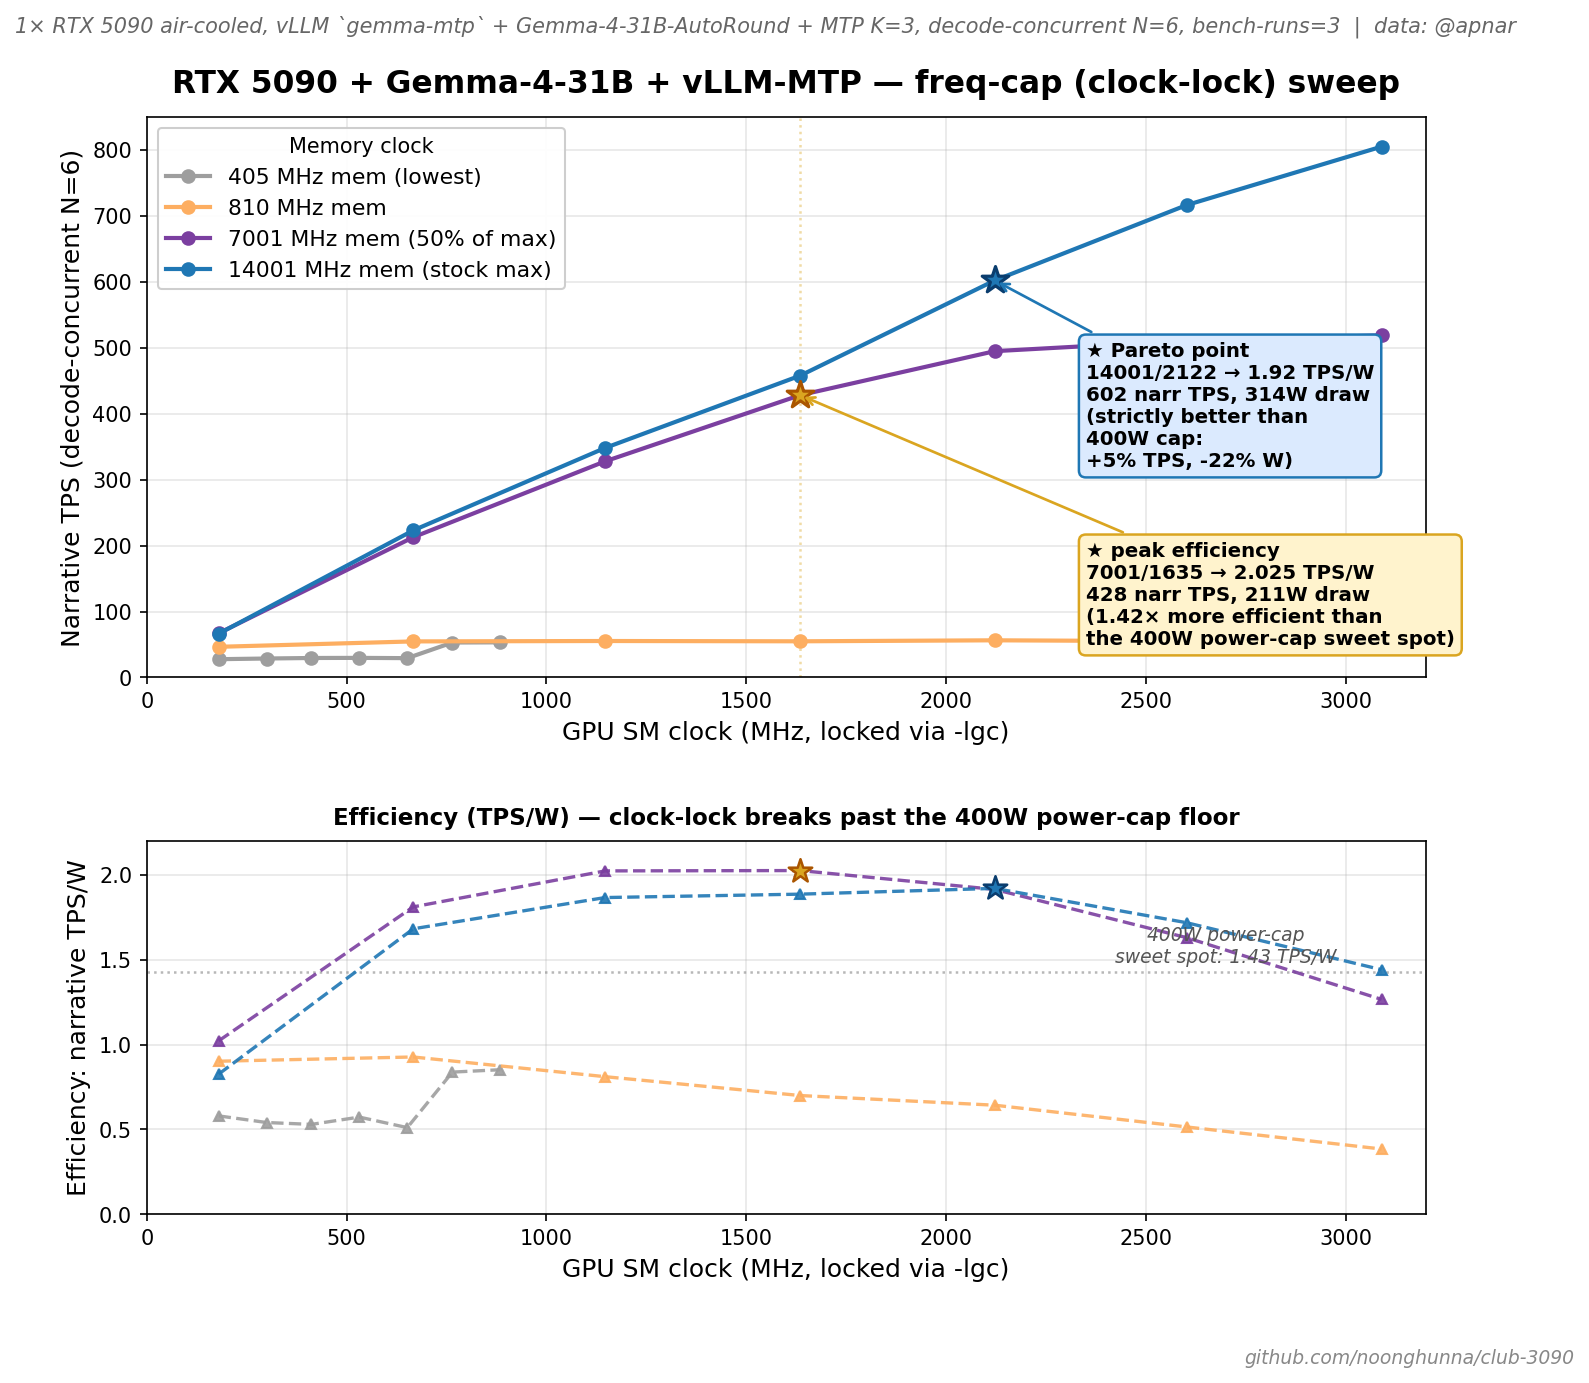

The Python source for this figure:
"""Generate 5090 freq-cap (clock-locking) efficiency chart from @apnar's data.

Source data: 2026-05-07 sweep, 1× RTX 5090 air-cooled.
Engine: vLLM `gemma-mtp` compose + Gemma-4-31B-AutoRound + MTP K=3.
Methodology: instead of setting power caps via `nvidia-smi -pl`, lock GPU
SM clock + memory clock pairs via `nvidia-smi -lgc` and `-lmc`. This is a
workaround for the 5090's 400W power-cap floor (firmware refuses caps below
400W on this card). Clock-locking lets you reach operating points the
power-cap-sweep methodology can't access.

Why this matters:
  Power-cap sweet spot: 400W cap → 571 narr / 701 code TPS, 1.43 TPS/W
  Freq-cap sweet spot:  7001/1635 → 428 narr / 542 code TPS, 211W draw, 2.025 TPS/W
  → 1.42× more efficient at 47% less power, for 25% lower TPS

The clock-lock methodology surfaces a Pareto improvement over the power-cap
methodology on this card: 14001/2122 produces MORE TPS (602 vs 571) at LESS
power (314W vs ~400W), strictly dominating the power-cap sweet spot.

Data source: https://github.com/noonghunna/club-3090/discussions/86#discussioncomment-16845745
"""
import matplotlib.pyplot as plt

# (mem_MHz, gpu_MHz, narr_TPS, code_TPS, actual_W, eff_TPS_per_W)
data = [
    # 405 MHz mem (lowest) — bandwidth-starved at every GPU clock
    (405, 180,  27.65,  34.07,  47.69, 0.580),
    (405, 300,  28.69,  36.79,  53.02, 0.541),
    (405, 412,  29.49,  38.06,  55.59, 0.530),
    (405, 532,  29.65,  37.41,  51.71, 0.573),
    (405, 652,  29.25,  35.19,  57.22, 0.511),
    (405, 765,  52.96,  65.98,  63.18, 0.838),  # large jump — kernel threshold?
    (405, 885,  53.20,  68.08,  62.43, 0.852),

    # 810 MHz mem (low) — bandwidth ceiling clear above 667 GPU MHz
    (810, 180,  46.44,  58.78,  51.46, 0.902),
    (810, 667,  54.64,  65.50,  58.96, 0.927),
    (810, 1147, 55.25,  68.12,  68.09, 0.811),
    (810, 1635, 54.80,  67.99,  78.33, 0.700),
    (810, 2122, 56.30,  66.73,  87.59, 0.643),
    (810, 2602, 54.93,  67.84, 106.68, 0.515),
    (810, 3090, 54.93,  67.55, 142.80, 0.385),

    # 7001 MHz mem (mid) — efficiency knee at GPU 1635
    (7001, 180,   67.01,  82.64,  65.58, 1.022),
    (7001, 667,  212.69, 265.54, 117.47, 1.811),
    (7001, 1147, 327.81, 408.22, 162.04, 2.023),
    (7001, 1635, 428.19, 541.85, 211.47, 2.025),  # ⭐ peak efficiency
    (7001, 2122, 494.95, 605.76, 258.53, 1.914),
    (7001, 2602, 511.01, 626.28, 313.44, 1.630),
    (7001, 3090, 518.82, 657.63, 409.95, 1.266),

    # 14001 MHz mem (max) — TPS scales through tested GPU range
    (14001, 180,   66.32,  82.94,  80.31, 0.826),
    (14001, 667,  223.09, 274.49, 132.66, 1.682),
    (14001, 1147, 348.14, 429.73, 186.53, 1.866),
    (14001, 1635, 457.77, 562.38, 242.71, 1.886),
    (14001, 2122, 602.20, 737.58, 313.63, 1.920),  # ⭐ Pareto point vs 400W cap
    (14001, 2602, 716.51, 878.75, 417.07, 1.718),
    (14001, 3090, 805.21, 965.95, 558.95, 1.441),
]

# Group by mem clock for plotting
mem_tiers = sorted(set(d[0] for d in data))

plt.rcParams.update({
    "font.family": "sans-serif",
    "font.size": 11,
    "axes.titlesize": 15,
    "axes.titleweight": "bold",
    "axes.labelsize": 12,
    "figure.facecolor": "white",
    "axes.facecolor": "white",
})

fig, (ax1, ax2) = plt.subplots(2, 1, figsize=(11, 9.5), dpi=150,
                                gridspec_kw={"height_ratios": [3, 2], "hspace": 0.35})

mem_colors = {
    405:   "#9e9e9e",
    810:   "#fdae61",
    7001:  "#7b3fa0",
    14001: "#1f77b4",
}
mem_labels = {
    405:   "405 MHz mem (lowest)",
    810:   "810 MHz mem",
    7001:  "7001 MHz mem (50% of max)",
    14001: "14001 MHz mem (stock max)",
}

# Top panel: Narrative TPS vs GPU clock, one line per mem tier
for mem in mem_tiers:
    rows = sorted([d for d in data if d[0] == mem], key=lambda d: d[1])
    gpus = [d[1] for d in rows]
    narrs = [d[2] for d in rows]
    ax1.plot(gpus, narrs, "o-", color=mem_colors[mem],
             linewidth=2.0, markersize=6, label=mem_labels[mem], zorder=3)

ax1.set_xlabel("GPU SM clock (MHz, locked via -lgc)", fontsize=12)
ax1.set_ylabel("Narrative TPS (decode-concurrent N=6)", fontsize=12)
ax1.set_xlim(0, 3200)
ax1.set_ylim(0, 850)
ax1.grid(True, alpha=0.3, zorder=0)
ax1.tick_params(axis="both", labelsize=10)
ax1.legend(loc="upper left", fontsize=10.5, framealpha=0.95, edgecolor="#ccc",
           title="Memory clock", title_fontsize=10)
ax1.set_title("RTX 5090 + Gemma-4-31B + vLLM-MTP — freq-cap (clock-lock) sweep", pad=12)

# Sweet spot annotation: 7001 / 1635
ax1.axvline(1635, color="goldenrod", linestyle=":", alpha=0.4, linewidth=1.2)
ax1.scatter([1635], [428.19], s=180, color="goldenrod", marker="*",
            edgecolors="#aa5500", linewidths=1.5, zorder=5)
ax1.annotate(
    "★ peak efficiency\n7001/1635 → 2.025 TPS/W\n428 narr TPS, 211W draw\n(1.42× more efficient than\nthe 400W power-cap sweet spot)",
    xy=(1635, 428.19),
    xytext=(2350, 50),
    fontsize=9.5,
    fontweight="bold",
    bbox=dict(boxstyle="round,pad=0.35", facecolor="#fff3cd",
              edgecolor="goldenrod", linewidth=1.2),
    arrowprops=dict(arrowstyle="->", color="goldenrod", lw=1.3),
    zorder=5,
)

# Pareto annotation: 14001 / 2122
ax1.scatter([2122], [602.20], s=180, color="#1f77b4", marker="*",
            edgecolors="#0a3d6e", linewidths=1.5, zorder=5)
ax1.annotate(
    "★ Pareto point\n14001/2122 → 1.92 TPS/W\n602 narr TPS, 314W draw\n(strictly better than\n400W cap:\n+5% TPS, -22% W)",
    xy=(2122, 602.20),
    xytext=(2350, 320),
    fontsize=9.5,
    fontweight="bold",
    bbox=dict(boxstyle="round,pad=0.35", facecolor="#dbeafe",
              edgecolor="#1f77b4", linewidth=1.2),
    arrowprops=dict(arrowstyle="->", color="#1f77b4", lw=1.3),
    zorder=5,
)

# Bottom panel: efficiency
for mem in mem_tiers:
    rows = sorted([d for d in data if d[0] == mem], key=lambda d: d[1])
    gpus = [d[1] for d in rows]
    effs = [d[5] for d in rows]
    ax2.plot(gpus, effs, "^--", color=mem_colors[mem],
             linewidth=1.6, markersize=5, alpha=0.9, zorder=3)

ax2.set_xlabel("GPU SM clock (MHz, locked via -lgc)", fontsize=12)
ax2.set_ylabel("Efficiency: narrative TPS/W", fontsize=12)
ax2.set_xlim(0, 3200)
ax2.set_ylim(0, 2.2)
ax2.grid(True, alpha=0.3, zorder=0)
ax2.tick_params(axis="both", labelsize=10)
ax2.axhline(1.43, color="#888", linestyle=":", alpha=0.6, linewidth=1.2)
ax2.text(2700, 1.48, "400W power-cap\nsweet spot: 1.43 TPS/W",
         fontsize=9, color="#555", fontstyle="italic", ha="center")
ax2.scatter([1635], [2.025], s=140, color="goldenrod", marker="*",
            edgecolors="#aa5500", linewidths=1.2, zorder=5)
ax2.scatter([2122], [1.920], s=140, color="#1f77b4", marker="*",
            edgecolors="#0a3d6e", linewidths=1.2, zorder=5)
ax2.set_title("Efficiency (TPS/W) — clock-lock breaks past the 400W power-cap floor",
              fontsize=11, pad=8)

# Subtitle / data attribution
fig.text(
    0.5, 0.94,
    "1× RTX 5090 air-cooled, vLLM `gemma-mtp` + Gemma-4-31B-AutoRound + MTP K=3, "
    "decode-concurrent N=6, bench-runs=3  |  data: @apnar",
    ha="center", fontsize=10, color="#666",
    style="italic",
)

# Footer
fig.text(
    0.99, 0.005,
    "github.com/noonghunna/club-3090",
    ha="right", fontsize=9, color="#888", style="italic",
)

plt.tight_layout(rect=(0, 0.01, 1, 0.93))

out = "/tmp/freq_cap_5090_gemma4.png"
plt.savefig(out, dpi=150, bbox_inches="tight", facecolor="white")
print(f"Saved: {out}")
